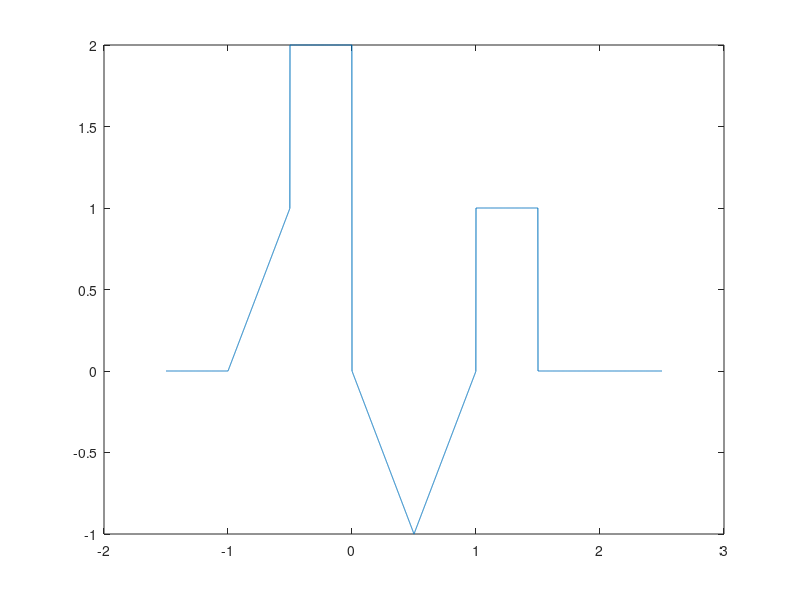

Write the MATLAB code that produced this figure.
clc;
clear all;
close all;
%%
x = -3/2:0.001:5/2;
y = zeros(size(x));
for i = 1:length(x)
        p = 1-2*x(i);
        if (p <= -4) || p >= (3)
            y(i) = 0;
        elseif p >= (-4) && p <= (-2)
            y(i) = 0;
        elseif p >= (-2) && p <= (-1)
            y(i) = 1;
        elseif p >= (-1) && p <= (0)
            y(i) = (-p-1);
        elseif p >= (0) && p <= (1)
            y(i) = (p-1);
        elseif p >= (1) && p <= (2)
            y(i) = 2;
        elseif p >= (2) && p <= (3)
            y(i) = -p+3;
        end;
    end;
    plot(x, y);
